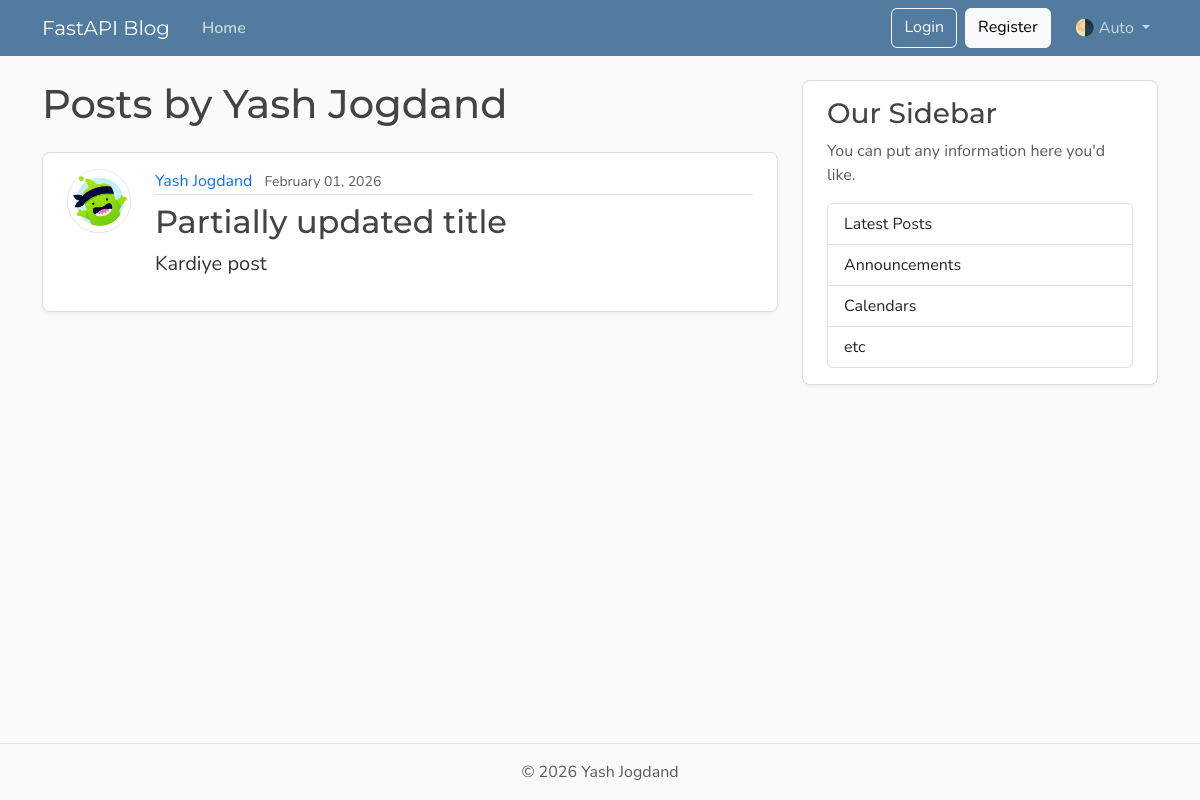
Before: /users/1/posts with the older database file.
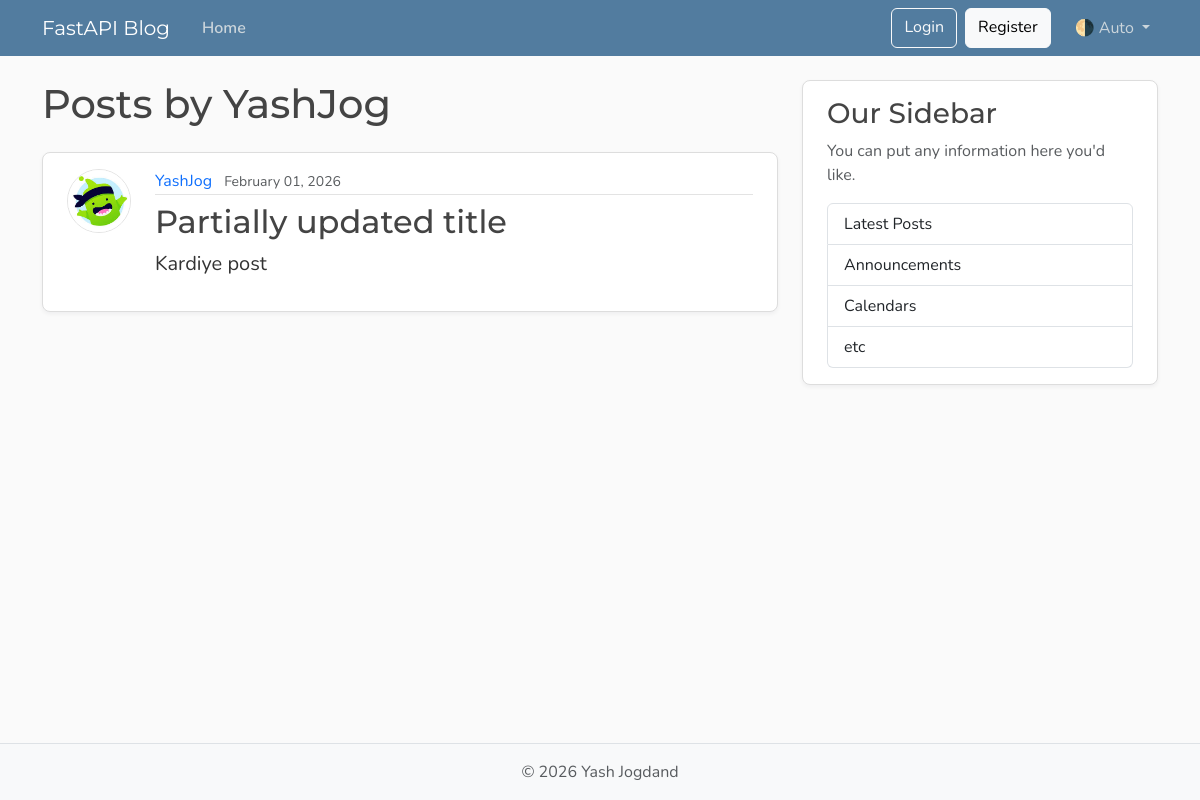
After: the same page with the newer database file.
### models.py (models this page shows, shortened)
class User(Base):
    __tablename__ = "users"
    id: Mapped[int] = mapped_column(Integer, primary_key=True, index=True)
    username: Mapped[str] = mapped_column(String(50), unique=True, nullable=False)
    email: Mapped[str] = mapped_column(String(120), unique=True, nullable=False)
    image_file: Mapped[str | None] = mapped_column(
        String(200),
        nullable=True,
        default=None,
    )
    posts: Mapped[list[Post]] = relationship(back_populates="author")

class Post(Base):
    __tablename__ = "posts"
    id: Mapped[int] = mapped_column(Integer, primary_key=True, index=True)
    title: Mapped[str] = mapped_column(String(100), nullable=False)
    content: Mapped[str] = mapped_column(Text, nullable=False)
    user_id: Mapped[int] = mapped_column(
        ForeignKey("users.id"),
        nullable=False,
        index=True,
    )
    date_posted: Mapped[datetime] = mapped_column(
        DateTime(timezone=True),
        default=lambda: datetime.now(UTC),
    )
    author: Mapped[User] = relationship(back_populates="posts")

### main.py (the view)
@app.get("/users/{user_id}/posts", include_in_schema=False, name="user_posts_page")
def user_posts_page(
    request: Request,
    user_id: int,
    db: Annotated[Session, Depends(get_db)],
):
    result = db.execute(select(models.User).where(models.User.id == user_id))
    user = result.scalars().first()
    if not user:
        raise HTTPException(
            status_code=status.HTTP_404_NOT_FOUND,
            detail="User not found",
        )
    result = db.execute(select(models.Post).where(models.Post.user_id == user_id))
    posts = result.scalars().all()
    return templates.TemplateResponse(
        request,
        "user_posts.html",
        {"posts": posts, "user": user, "title": f"{user.username}'s Posts"},
    )

### templates/user_posts.html
{% extends "layout.html" %}
{% block content %}
  <h1 class="mb-4">Posts by {{ user.username }}</h1>
  {% for post in posts %}
    <article class="content-section py-3 px-4 mb-4">
      <div class="d-flex align-items-start gap-4">
        <img class="rounded-circle article-img flex-shrink-0"
             src="{{ post.author.image_path }}"
             alt="{{ post.author.username }}'s profile picture"
             width="64"
             height="64"
             loading="lazy">
        <div class="flex-grow-1">
          <div class="article-metadata mb-2">
            <a class="me-2"
              href="{{ url_for('user_posts_page', user_id=post.author.id) }}">{{ post.author.username }}</a>
            <small class="text-body-secondary">{{ post.date_posted.strftime("%B %d, %Y") }}</small>
          </div>
          <h2>
            <a class="article-title"
               href="{{ url_for('post_page', post_id=post.id) }}">{{ post.title }}</a>
          </h2>
          <p class="article-content">{{ post.content }}</p>
        </div>
      </div>
    </article>
  {% else %}
    <p class="text-body-secondary">No posts by this user yet.</p>
  {% endfor %}
{% endblock content %}

### templates/layout.html (shortened to what this page needs)
<!DOCTYPE html>
<html lang="en">
  <head>
    <link href="https://cdn.jsdelivr.net/npm/bootstrap@5.3.8/dist/css/bootstrap.min.css"
          rel="stylesheet"
>
    <link rel="stylesheet" type="text/css" href="/static/css/main.css">
  </head>
  <body class="d-flex flex-column min-vh-100">
    <header class="site-header">
      <nav class="navbar navbar-expand-md bg-steel fixed-top"
           data-bs-theme="dark">
        <div class="container">
          <a class="navbar-brand me-4" href="#">FastAPI Blog</a>
          <div class="collapse navbar-collapse" id="navbarToggle">
            <div class="navbar-nav me-auto">
              <a class="nav-link active" aria-current="page" href="#">Home</a>
            </div>
            <div class="navbar-nav">
              <a class="btn btn-outline-light mb-2 mb-md-0 me-md-2" href="#">Login</a>
              <a class="btn btn-light mb-2 mb-md-0 me-md-3" href="#">Register</a>
              <div class="nav-item dropdown">
                <a class="nav-link dropdown-toggle"
                   href="#"
                   role="button"
                   id="bd-theme"
                   data-bs-toggle="dropdown"
                   aria-expanded="false">
                  <span id="bd-theme-text">🌗 Auto</span>
                </a>
              </div>
            </div>
          </div>
        </div>
      </nav>
    </header>
    <main role="main" class="container">
      <div class="row">
        <div class="col-md-8">
          {% block content %}
          {% endblock content %}
        </div>
        <aside class="col-md-4">
          <div class="content-section py-3 px-4 mb-4">
            <h3>Our Sidebar</h3>
            <p class="text-body-secondary">You can put any information here you'd like.</p>
            <ul class="list-group">
              <li class="list-group-item">Latest Posts</li>
              <li class="list-group-item">Announcements</li>
              <li class="list-group-item">Calendars</li>
              <li class="list-group-item">etc</li>
            </ul>
          </div>
        </aside>
      </div>
    </main>
    <footer class="mt-auto py-3 bg-body-tertiary border-top">
      <div class="container text-center">
        <p class="text-body-secondary mb-0">
          © <span id="year"></span> Yash Jogdand
        </p>
      </div>
    </footer>
  </body>
</html>

### static/css/main.css (style rules this page uses)
:root { --font-heading: "Montserrat", system-ui, -apple-system, BlinkMacSystemFont, sans-serif; --font-body: "Nunito", system-ui, -apple-system, BlinkMacSystemFont, sans-serif; --color-bg-body: #fafafa; --color-bg-content: #ffffff; --color-text-primary: #333333; --color-text-heading: #444444; --color-steel: #527c9f; --color-nav-link: #cbd5db; --color-nav-link-hover: #ffffff; --color-link-hover: #428bca; --color-border: #dddddd; --color-border-light: #e3e3e3; --spacing-xl: 5rem; --article-img-size: 4rem; --account-img-size: 7.813rem; }
body { font-family: var(--font-body); background: var(--color-bg-body); color: var(--color-text-primary); }
main { padding-top: var(--spacing-xl); }
h1, h2, h3, h4, h5, h6 { font-family: var(--font-heading); color: var(--color-text-heading); }
.navbar-brand { font-family: var(--font-heading); }
a { text-decoration: none; }
.bg-steel { background-color: var(--color-steel); }
.site-header .navbar-nav .nav-link { color: var(--color-nav-link); transition: color 0.2s ease-in-out; }
.site-header .navbar-nav .nav-link.active { font-weight: 600; }
.content-section { background: var(--color-bg-content); border: 1px solid var(--color-border); border-radius: 0.5rem; box-shadow: 0 2px 4px rgba(15, 23, 42, 0.05); transition: box-shadow 0.15s ease, transform 0.15s ease, border-color 0.15s ease; }
.article-title { color: var(--color-text-heading); transition: color 0.2s ease-in-out; }
.article-content { white-space: pre-line; font-size: 1.25rem; }
.article-img { height: var(--article-img-size); width: var(--article-img-size); flex-shrink: 0; object-fit: cover; border: 1px solid var(--color-border-light); box-shadow: 0 0 0 2px var(--color-bg-content); }
.article-metadata { padding-bottom: 0.063rem; border-bottom: 1px solid var(--color-border-light); }
.article-metadata a { transition: color 0.2s ease-in-out; }
[data-bs-theme="dark"] { --color-bg-body: #1a1a1a; --color-bg-content: #2d2d2d; --color-text-primary: #e0e0e0; --color-text-heading: #f0f0f0; --color-border: #404040; --color-border-light: #4a4a4a; }

Changed rows visible on the page:
changed User: username "Yash Jogdand" → "YashJog"
changed through a linked row, Post "Partially updated title": author.username "Yash Jogdand" → "YashJog"
